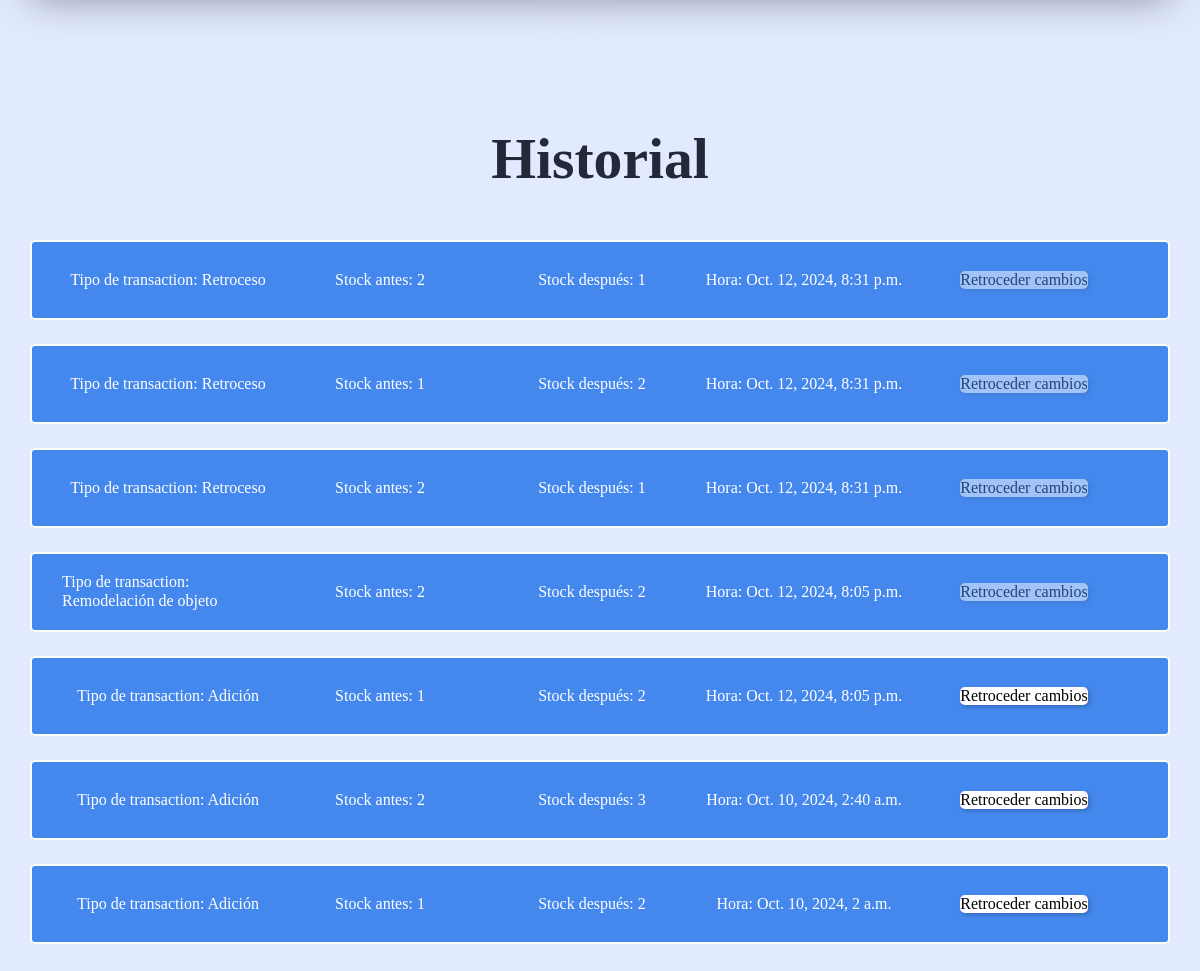
Before: /main/14 (signed in, lower part) with the older database file.
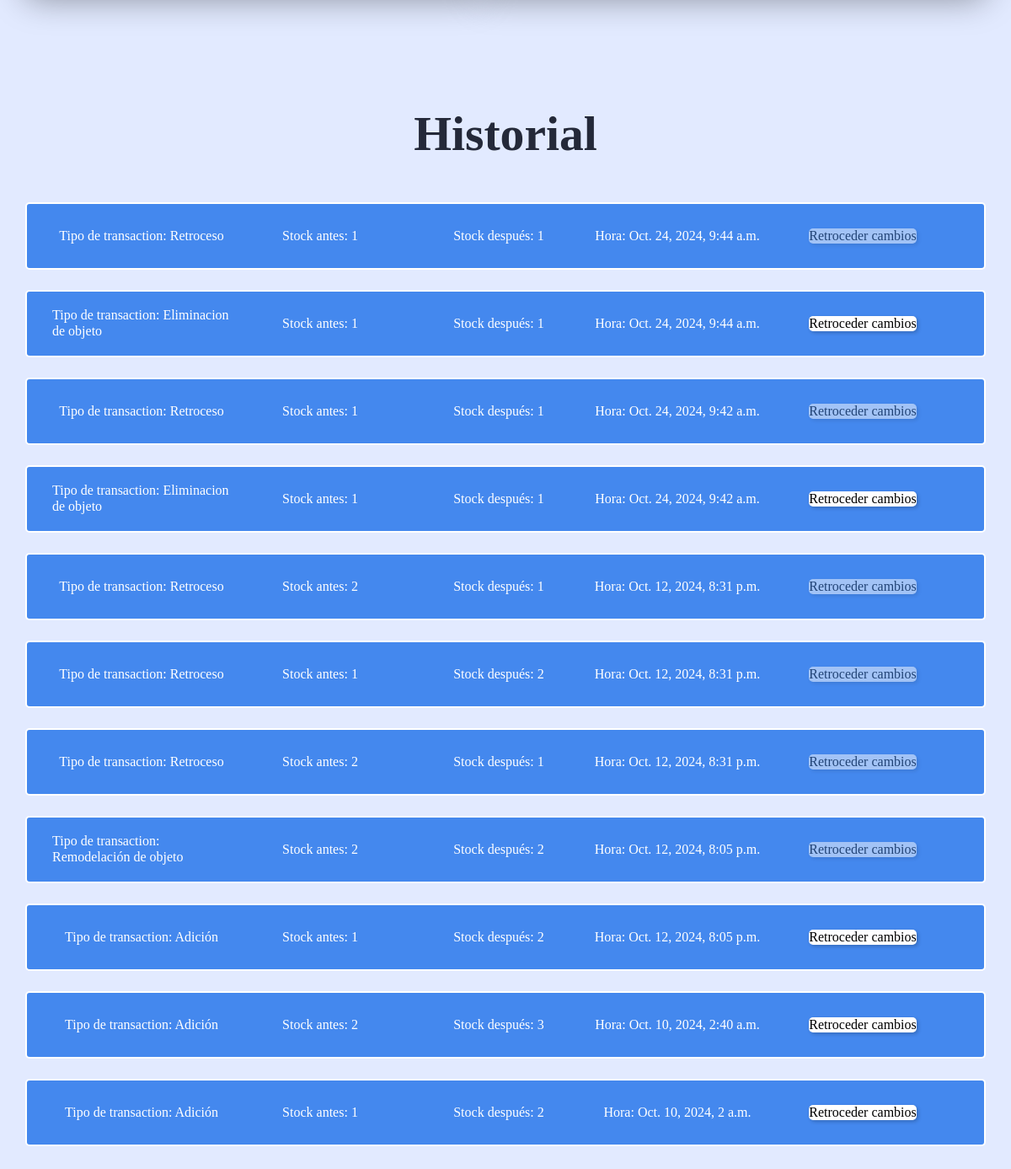
After: the same page with the newer database file.
### Objects/models.py (models this page shows)
class Transactions(models.Model):
    transaction_id = models.IntegerField(primary_key=True,editable=False,unique=True)
    object_id = models.ForeignKey(Objects,on_delete=models.PROTECT,editable=False)
    user_id = models.ForeignKey(User, on_delete=models.CASCADE)
    type_transaction = models.ForeignKey(Type_Transaction,on_delete=models.CASCADE)
    date = models.DateTimeField(default=datetime.today())
    stock_before = models.IntegerField(null=False,blank=False)
    stock_after = models.IntegerField(null=False,blank=False)

### Objects/views.py (the view, shortened to what this page needs)
# urls.py: path('<int:id>',views.object_instance,name='object'),
def object_instance(request,id):
    try:
        object_instance = Objects.objects.get(object_id = id)
    except:
        return render(request,'error_404.html')
    record_object = Transactions.objects.filter(object_id = id)
    if request.method == 'GET':
        if str(request.user) != 'AnonymousUser':
            return render(request,'objects.html',{
                'object' : object_instance,
                'message' : 'Los cambios hechos en los campos de "nombre","descripción" y "imagen", no podrán ser retrocedidos.¡CUIDADO!',
                'record_object' : record_object[::-1]
            })
        else:
            return render(request,'error_403.html')

### Users/templates/objects.html (shortened to what this page needs)
{%load static%}
<!DOCTYPE html>
<html lang="es">
<head>
    <link rel="stylesheet" href="{%static '/styles/normalize.css'%}">
    <link rel="stylesheet" href="{%static '/styles/objectStyles.css'%}">
</head>
<body>
    <main>
        <label class="image__change-button" for="id_image">
        </label>
        <div class="object__record">
            <h2>Historial</h2>
            {% for instance in record_object %}
            <div class="transaction">
                {% if instance.type_transaction_id == 6 %}
                <p class="transaction-type">Tipo de transaction: Eliminacion de objeto</p>
                {% elif instance.type_transaction_id == 1 %}
                <p class="transaction-type">Tipo de transaction: Adición</p>
                {% elif instance.type_transaction_id == 2 %}
                <p class="transaction-type">Tipo de transaction: Sustraccion</p>
                {% elif instance.type_transaction_id == 3 %}
                <p class="transaction-type">Tipo de transaction: Creación</p>
                {% elif instance.type_transaction_id == 4 %}
                <p class="transaction-type">Tipo de transaction: Remodelación de objeto</p>
                {% elif instance.type_transaction_id == 5 %}
                <p class="transaction-type">Tipo de transaction: Retroceso</p>
                {% endif %}
                <p>Stock antes: {{instance.stock_before}}</p>
                <p>Stock después: {{instance.stock_after}}</p>
                <p>Hora: {{instance.date}}</p>
                <form class="go-back" method="POST">
                    {% if instance.type_transaction_id == 4 and instance.stock_before == instance.stock_after %}
                    <input class="go-back__button" type="submit" value="Retroceder cambios" disabled>
                    {% elif instance.type_transaction_id == 5 or instance.type_transaction_id == 3%}
                    <input class="go-back__button" type="submit" value="Retroceder cambios" disabled>
                    {% else %}
                    <input class="go-back__button" type="submit" value="Retroceder cambios">
                    {% endif %}
                </form>
            </div>
            {% endfor %}
            </div>
    </main>
</body>
</html>

Changed rows visible on the page:
added Transactions: shows "Tipo de transaction: Retroceso", stock_before "1", stock_after "1", date "Oct. 24, 2024, 9:44 a.m."
added Transactions: shows "Tipo de transaction: Eliminacion de objeto", stock_before "1", stock_after "1", date "Oct. 24, 2024, 9:44 a.m."
added Transactions: shows "Tipo de transaction: Retroceso", stock_before "1", stock_after "1", date "Oct. 24, 2024, 9:42 a.m."
added Transactions: shows "Tipo de transaction: Eliminacion de objeto", stock_before "1", stock_after "1", date "Oct. 24, 2024, 9:42 a.m."
